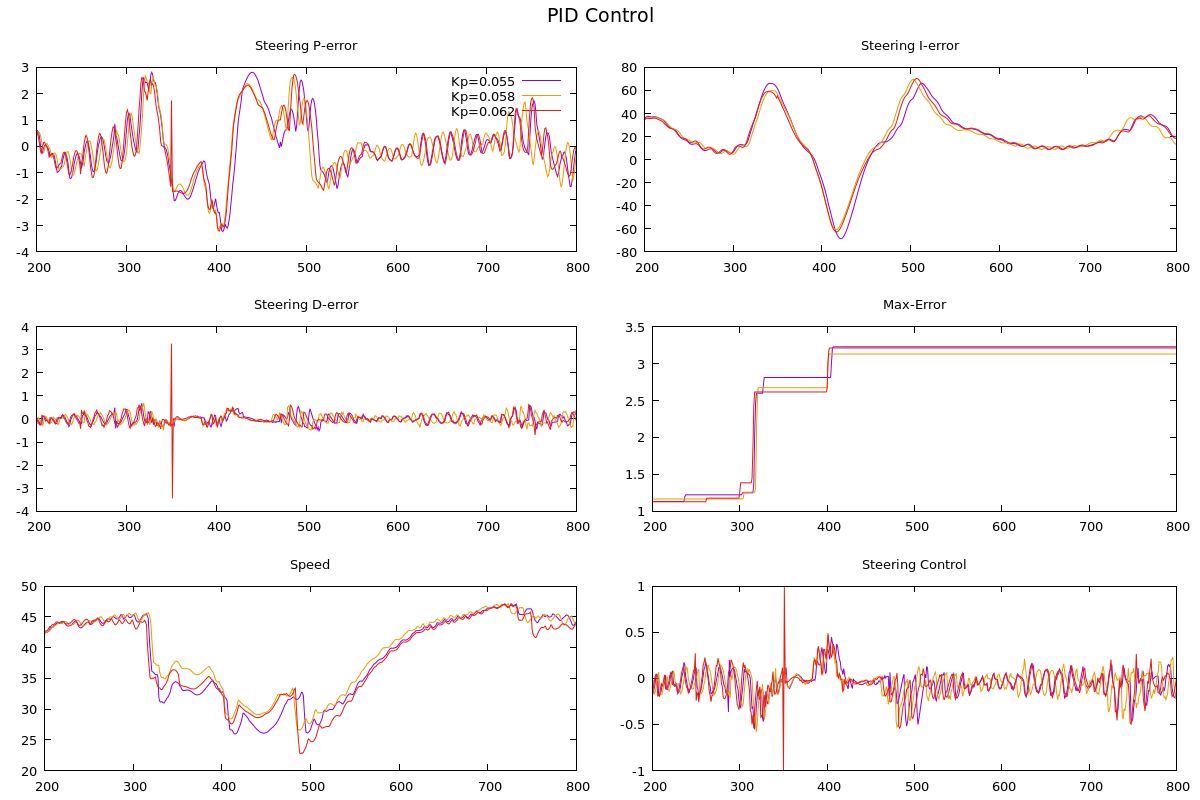

Generate this figure with gnuplot:
set terminal wxt size 1200,800
#set term qt noraise

set xrange [200:800]
set multiplot layout 3, 2 title "PID Control" font ",14"

set title 'Steering P-error'
plot 'steer.out.p0.055' u 1 w l lt 1 t 'Kp=0.055', \
     'steer.out.p0.058' u 1 w l lt 4 t 'Kp=0.058', \
     'steer.out.p0.062' u 1 w l lt 7 t 'Kp=0.062'
unset key

set title 'Steering I-error'
plot 'steer.out.p0.055' u 2 w l lt 1 t 'Kp=0.055', \
     'steer.out.p0.058' u 2 w l lt 4 t 'Kp=0.058', \
     'steer.out.p0.062' u 2 w l lt 7 t 'Kp=0.062'
unset key

set title 'Steering D-error'
plot 'steer.out.p0.055' u 3 w l lt 1 t 'Kp=0.055', \
     'steer.out.p0.058' u 3 w l lt 4 t 'Kp=0.058', \
     'steer.out.p0.062' u 3 w l lt 7 t 'Kp=0.062'
unset key

set title 'Max-Error'
plot 'steer.out.p0.055' u 4 w l lt 1 t 'Kp=0.055', \
     'steer.out.p0.058' u 4 w l lt 4 t 'Kp=0.058', \
     'steer.out.p0.062' u 4 w l lt 7 t 'Kp=0.062'
unset key

set title 'Speed'
plot 'steer.out.p0.055' u 5 w l lt 1 t 'Kp=0.055', \
     'steer.out.p0.058' u 5 w l lt 4 t 'Kp=0.058', \
     'steer.out.p0.062' u 5 w l lt 7 t 'Kp=0.062'
unset key

set title 'Steering Control'
plot 'steer.out.p0.055' u 6 w l lt 1 t 'Kp=0.055', \
     'steer.out.p0.058' u 6 w l lt 4 t 'Kp=0.058', \
     'steer.out.p0.062' u 6 w l lt 7 t 'Kp=0.062'
unset key

unset multiplot

pause -1;
